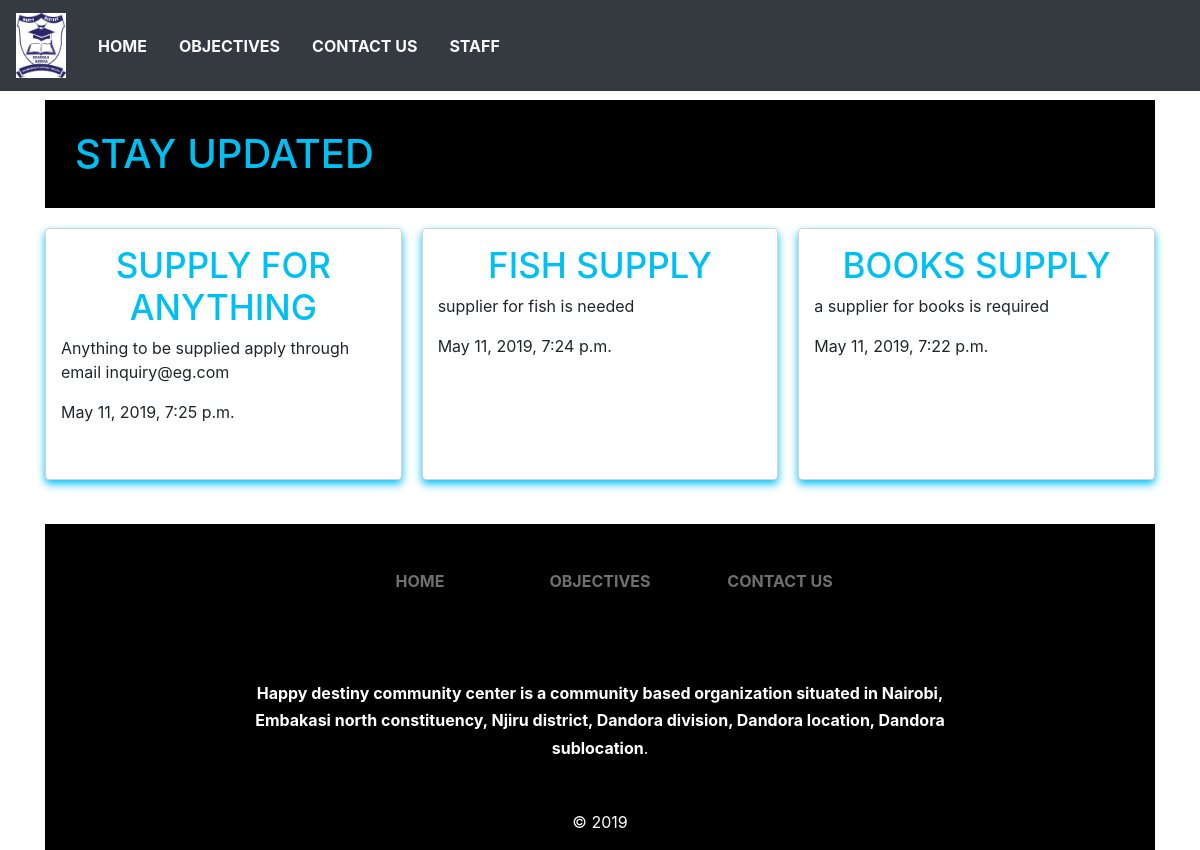
The app's page /posts/tenders/ with its own data.
### posts/models.py (models this page shows, shortened)
class Adverts(models.Model):
  ad_title = models.CharField(max_length=200)
  ad_body = models.TextField()
  ad_created_at = models.DateTimeField(default=datetime.now, blank=True)
  class Meta:
    verbose_name_plural = "Adverts"

### posts/views.py (the view)
def tenders(request):
     adverts = Adverts.objects.all().order_by('-ad_created_at')
     context = {
           'title': 'STAY UPDATED',
           'adverts': adverts
           }
     return render(request, 'posts/tenders.html', context)

### posts/templates/posts/tenders.html (shortened to what this page needs)
{% extends 'posts/layout.html' %}
{% load static %}
{% block content %}
<h1 style =" margin-top:100px;padding: 30px;color: #00BFF3; background-color: black;">{{title}}</h1>
<div class ="grid-container" style = margin-top:20px;>
  {% for advert in adverts %}
<div class="card">
  <div class="bg-img">
  <div class="content">
    <h4 style="color:#00BFF3;">{{advert.ad_title}}</h4>
    <p>{{advert.ad_body}}</p>
    <p>{{advert.ad_created_at}}</p>
    <br>
     </div>
</div>
</div>
  {%endfor%}
  {% endblock %}

### posts/static/posts/ksm.css (style rules this page uses)
.card { border: 1px solid #d3d3d3; border-radius: .25rem; box-shadow: 0 4px 8px 0 #00BFF3; transition: 0.3s; }
.bg-img { background-size: cover; min-height: 180px; background-position: center; }
.content { padding: 15px; }
.grid-container { display: grid; grid-template-columns: repeat(auto-fill, minmax(300px, 1fr)); grid-gap: 20px; }
h4 { color:#fff; font-size:35px; text-align: center; text-transform: capitalize; }

### records on screen
Adverts: ad_title "SUPPLY FOR ANYTHING", ad_body "Anything to be supplied apply through email inquiry@eg.com", ad_created_at "May 11, 2019, 7:25 p.m."
Adverts: ad_title "FISH SUPPLY", ad_body "supplier for fish is needed", ad_created_at "May 11, 2019, 7:24 p.m."
Adverts: ad_title "BOOKS SUPPLY", ad_body "a supplier for books is required", ad_created_at "May 11, 2019, 7:22 p.m."

### other values on screen
{{ title }} "STAY UPDATED"
